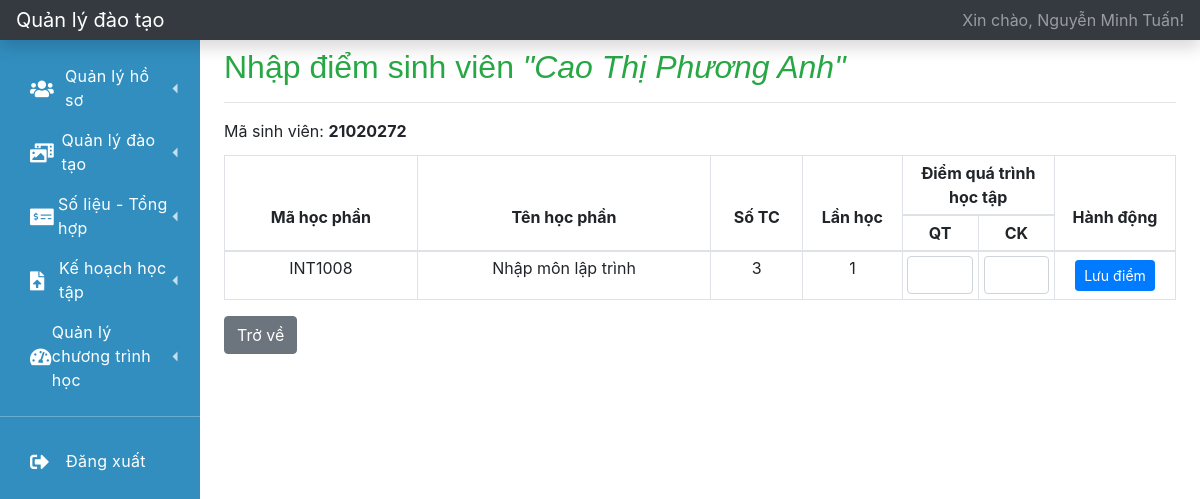
/index.php?r=nhap-diem&&classroom_id=1&student_id=5&subject_code=INT1008&study_id=13 (signed in), run on the app's committed database.
### tables this page shows
CREATE TABLE `user` (
  `id` int(11) NOT NULL,
  `username` varchar(64) NOT NULL,
  `password` varchar(128) NOT NULL,
  `user_type` varchar(32) NOT NULL,
  `user_code` varchar(32) DEFAULT NULL,
  `fullname` varchar(128) NOT NULL,
  `dob` date NOT NULL,
  `phone_number` varchar(15) DEFAULT NULL,
  `email` varchar(64) DEFAULT NULL,
  `address` varchar(512) DEFAULT NULL,
  `status` varchar(32) NOT NULL DEFAULT 'active'
);

CREATE TABLE `subject` (
  `id` int(11) NOT NULL,
  `training_majors_code` varchar(32) NOT NULL,
  `training_system_code` varchar(32) NOT NULL,
  `subject_code` varchar(32) NOT NULL,
  `subject_name` varchar(128) NOT NULL,
  `num_of_credit` tinyint(2) NOT NULL
);

### function.php (called while the page is built, shortened)
<?php
    function getInfoLoginFromSession()
    {
        $key = 'user_login';
        if (isset($_SESSION[$key])) {
            $data = $_SESSION[$key];
            return $data;
        }
        return array();
    }
    function getFullnameUserLogin()
    {
        $info_user = getInfoLoginFromSession();
        if (empty($info_user) == false) {
            $fullname = $info_user['fullname'];
            return $fullname;
        }
        return '';
    }
?>

### database.php (called while the page is built, shortened)
<?php
    function getOne($instance_db, $sql)
    {
        $stmt = $instance_db->prepare($sql);
        $stmt->setFetchMode(PDO::FETCH_ASSOC);
        $stmt->execute();
        return $stmt->fetch();
    }
    function getInfoLogin($instance_db, $username, $password)
    {
        $sql = "SELECT * FROM USER WHERE USERNAME = '{$username}' AND PASSWORD = '{$password}'";
        return getOne($instance_db, $sql);
    }
?>

### nhap-diem.php (the view, shortened to what this page needs)
<?php
    $classroom_id = isset($_GET['classroom_id']) == true ? $_GET['classroom_id'] : '';
    $student_id = isset($_GET['student_id']) == true ? $_GET['student_id'] : '';
    $subject_code = isset($_GET['subject_code']) == true ? $_GET['subject_code'] : '';
    $sql1 = "SELECT FULLNAME, USER_CODE FROM USER WHERE ID = '{$student_id}'";
    $fullname = getOne($connect, $sql1);
    $sql2 = "SELECT * FROM SUBJECT WHERE SUBJECT_CODE = '{$subject_code}'";
    $subject_info = getOne($connect, $sql2);
?>
<h2 class="mt-2 text-success">Nhập điểm sinh viên <i>"<?= $fullname['FULLNAME']?>"</i></h2>
<hr>
<div class="container-fluid">
    <div class="row">
        <div class="col-sm-6 pl-0">
            <p class="mb-1">Mã sinh viên: <b><?= $fullname['USER_CODE']?></b></p>
        </div>
    </div>
</div>
<div class="table-responsive mt-2">
    <table class="table table-sm table-bordered table-hover">
        <thead>
            <tr>
                <th class="text-center" style="width: 6%; line-height: 350%;" rowspan="2">Mã học phần</th>
                <th class="text-center" style="width: 10%; line-height: 350%;" rowspan="2">Tên học phần</th>
                <th class="text-center" style="width: 3%; line-height: 350%;" rowspan="2">Số TC</th>
                <th class="text-center" style="width: 3%; line-height: 350%;" rowspan="2">Lần học</th>
                <th class="text-center" style="width: 8%;" colspan="2">Điểm quá trình học tập</th>
                <th class="text-center" style="width: 3%; line-height: 350%;" rowspan="2">Hành động</th>
            </tr>
            <tr>
                <th class="text-center" style="width: 2%;">QT</th>
                <th class="text-center" style="width: 2%;">CK</th>
            </tr>
        </thead>
        <tbody>
            <tr>
                <td class="text-center"><?= $subject_info['subject_code']?></td>
                <td class="text-center"><?= $subject_info['subject_name']?></td>
                <td class="text-center"><?= $subject_info['num_of_credit']?></td>
                <td class="text-center">1</td>
                <form action="#" method="POST">
                    <td class="text-center">
                        <input type="text" class="form-control" name="qt" required>
                    </td>
                    <td class="text-center">
                        <input type="text" class="form-control" name="ck" required>
                    </td>
                    <td class="pt-2 text-center">
                        <button type="submit" name="save" class="btn btn-sm btn-primary">Lưu điểm</button>
                    </td>
                </form>
            </tr>
        </tbody>
    </table>
</div>
<a href="?r=danh-sach-sinh-vien-thuoc-lop&classroom_id=<?= $classroom_id?>&subject_code=<?= $subject_code?>" class="btn btn-secondary">Trở về</a>

### layouts/topbar.php
<nav class="navbar navbar-dark sticky-top bg-dark flex-md-nowrap p-0 shadow">
    <a class="navbar-brand col-md-3 col-lg-2 mr-0 px-3" href="?r=trang-chu">Quản lý đào tạo</a>
    <ul class="navbar-nav px-3">
        <li class="nav-item text-nowrap">
            <a class="nav-link" href="?r=ho-so-ca-nhan">Xin chào, <?= getFullnameUserLogin()?>!</a>
        </li>
    </ul>
</nav>

### css/navbar.css (style rules this page uses)
:root { --font-family-sans-serif: "Open Sans", -apple-system, BlinkMacSystemFont, "Segoe UI", Roboto, "Helvetica Neue", Arial, sans-serif, "Apple Color Emoji", "Segoe UI Emoji", "Segoe UI Symbol", "Noto Color Emoji"; }
*, *::before, *::after { -webkit-box-sizing: border-box; box-sizing: border-box; }
html { font-family: sans-serif; line-height: 1.15; -webkit-text-size-adjust: 100%; -webkit-tap-highlight-color: rgba(0, 0, 0, 0); }
nav { display: block; }
h1, h2, h3, h4, h5, h6 { margin-top: 0; margin-bottom: 0.5rem; }
p { margin-top: 0; margin-bottom: 1rem; }
a { color: #3f84fc; text-decoration: none; background-color: transparent; }
h1, h2, h3, h4, h5, h6, .h1, .h2, .h3, .h4, .h5, .h6 { font-family: "Nunito", sans-serif; margin-bottom: 0.5rem; font-weight: 500; line-height: 1.2; }

### data on the page
user: fullname "Nguyễn Minh Tuấn"
user: fullname "Cao Thị Phương Anh", user_code "21020272"
subject: subject_code "INT1008", subject_name "Nhập môn lập trình", num_of_credit "3"
